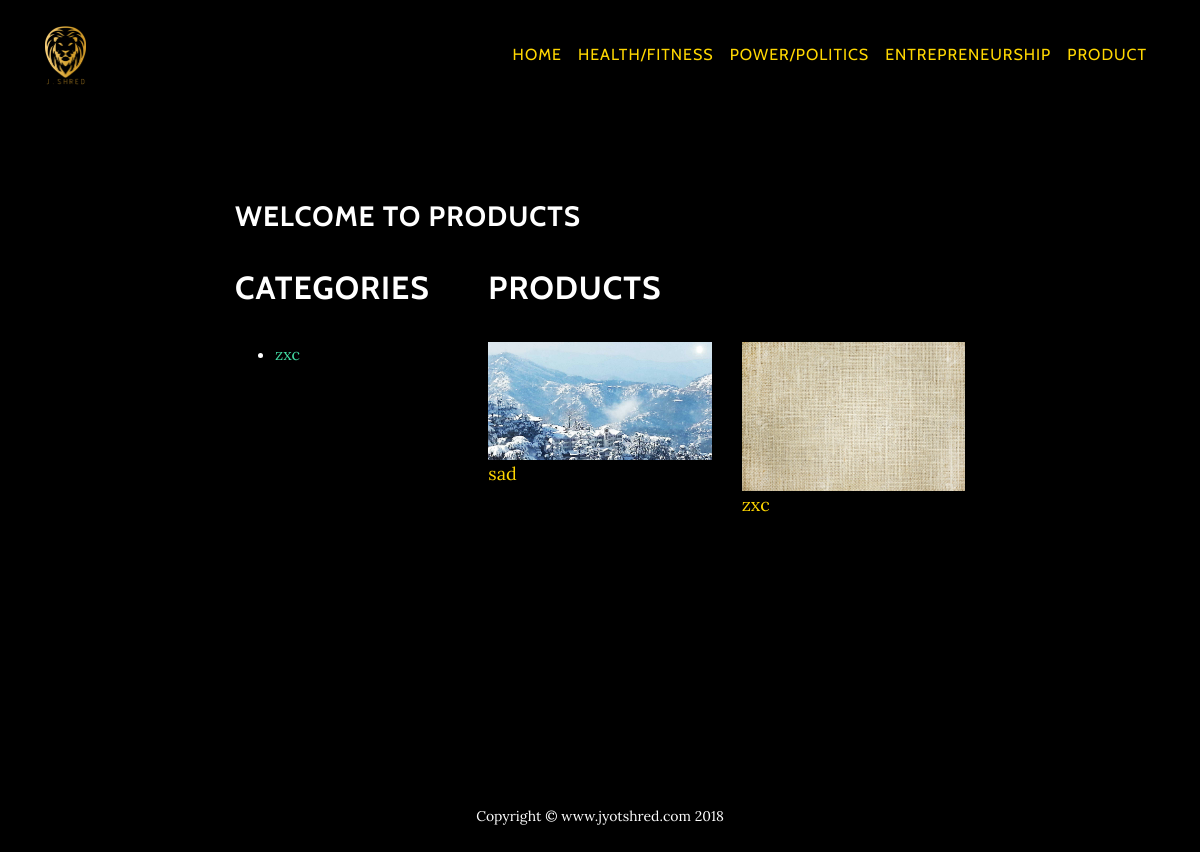
The app's page /product/ with its own data.
### products/models.py (models this page shows, shortened)
class Category(models.Model):
    title = models.CharField(max_length=100, db_index=True)
    slug = models.SlugField(max_length=100, db_index=True)
    @permalink
    def get_absolute_url(self):
        return ('view_product_category', None, { 'slug': self.slug })

class Product(models.Model):
    title = models.CharField(max_length=100, unique=True)
    slug = models.SlugField(max_length=100, unique=True)
    description = models.TextField()
    addded = models.DateTimeField(db_index=True, auto_now_add=True)
    category = models.ForeignKey('products.Category')
    image = models.FileField(upload_to='product')
    price = models.DecimalField(max_digits=8, decimal_places=2,default='0.0')
    @permalink
    def get_absolute_url(self):
        return ('view_product', None, { 'slug': self.slug })

### products/views.py (the view)
# urls.py: url(r'^product/',include('products.urls'))
def product(request):
    return render_to_response('product/index.html', {
        'categories': Category.objects.all(),
        'products': Product.objects.all().order_by("-addded")[:5]
    })

### templates/product/index.html (shortened to what this page needs)
{% extends 'product/base.html' %}
{% block content %}
    <div class="row">
        <div class="col-md-4">
            <h2>Categories</h2>
            {% if categories %}
                <ul>
                {% for category in categories %}
                    <li style="text-align: left"><a href="{{ category.get_absolute_url }}">{{ category.title }}</a></li>
                {% endfor %}
                </ul>
            {% else %}
                <p style="color: #FFD700; text-align: left">There are no product.</p>
            {% endif %}
        </div>
        <div class="col-md-8">
            <h2>Products</h2>
            {% if products %}
                <div class="row">
                    {% for product in products %}
                        <div class="col-md-6">
                            <div class="thumbnail">
                                <a href="{{ product.get_absolute_url }}">
                                    <img src="{{product.image.url}}" alt="Lights" style="width:100%">
                                    <div class="caption">
                                        <p style="color: #FFD700">{{ product.title }}</p>
                                    </div>
                                </a>
                            </div>
                        </div>
                    {% endfor %}
                {% endif %}
            </div>
        </div>
    </div>
{% endblock %}

### records on screen
Category: title "zxc"
Product: image (picture), title "sad"
Product: image (picture), title "zxc"
